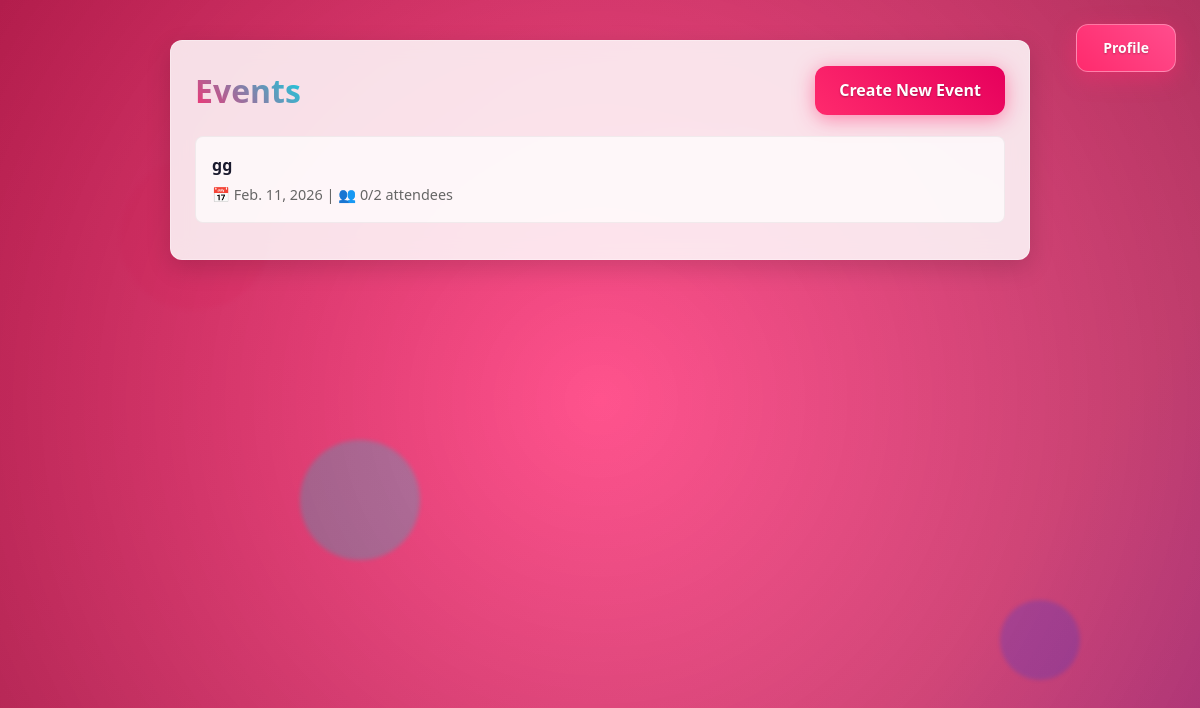
/ (signed in), run on an earlier commit of the app's database.
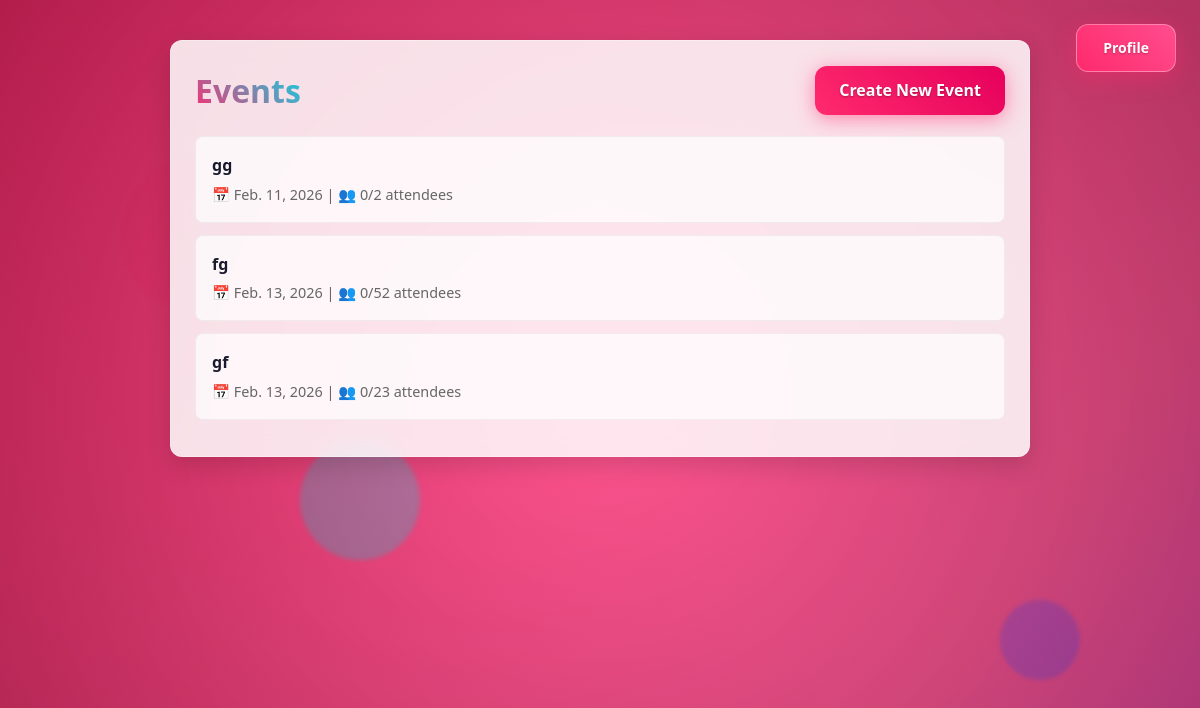
And on a later commit of the database.
### events/models.py (models this page shows, shortened)
class Event(models.Model):
    owner = models.ForeignKey(
        User,
        on_delete=models.CASCADE,
        related_name='events'
    )
    name = models.CharField(max_length=200)
    date = models.DateField()
    capacity = models.PositiveIntegerField()

### events/views.py (the view)
# urls.py: path('', views.event_list, name='event_list'),
@login_required
def event_list(request):
    events = Event.objects.filter(owner=request.user)
    return render(request, 'events/event_list.html', {'events': events})

### templates/events/event_list.html (shortened to what this page needs)
{% load static %}
<!DOCTYPE html>
<html lang="en">
<head>
  <link rel="stylesheet" href="{% static 'css/styles.css' %}">
</head>
<body>
  <div class="particle"></div>
  <div class="particle"></div>
  <div class="particle"></div>
<div class="profile-button-wrapper">
    {% if user.is_authenticated %}
        <a href="{% url 'profile' %}" class="profile-btn">Profile</a>
    {% else %}
        <a href="{% url 'login' %}" class="profile-btn">Log in</a>
    {% endif %}
</div>
  <div class="container">
    <div class="content-card fade-in-up">
      <div style="display: flex; justify-content: space-between; align-items: center; margin-bottom: 20px;">
        <h1 class="gradient-text">Events</h1>
        <a href="{% url 'create_event' %}" class="btn btn-primary btn-create">Create New Event</a>
      </div>
      {% if events %}
        <ul class="event-list">
          {% for event in events %}
            <li class="event-item fade-in-up">
              <a href="{% url 'event_detail' event.id %}">
                <strong>{{ event.name }}</strong>
                <div class="event-meta">
                  📅 {{ event.date }} | 👥 {{ event.attendees.count }}/{{ event.capacity }} attendees
                </div>
              </a>
            </li>
          {% endfor %}
        </ul>
      {% else %}
        <div class="text-center" style="padding: 40px; color: #666; background: rgba(255, 255, 255, 0.7); border-radius: var(--border-radius);">
          <h3>No events available yet</h3>
          <p style="margin-top: 10px;">Create your first event to get started!</p>
        </div>
      {% endif %}
    </div>
  </div>
</body>
</html>

What changed in the data, as far as the page shows it:
added Event: name "fg", date "Feb. 13, 2026", attendees.count "0", capacity "52"
added Event: name "gf", date "Feb. 13, 2026", attendees.count "0", capacity "23"
